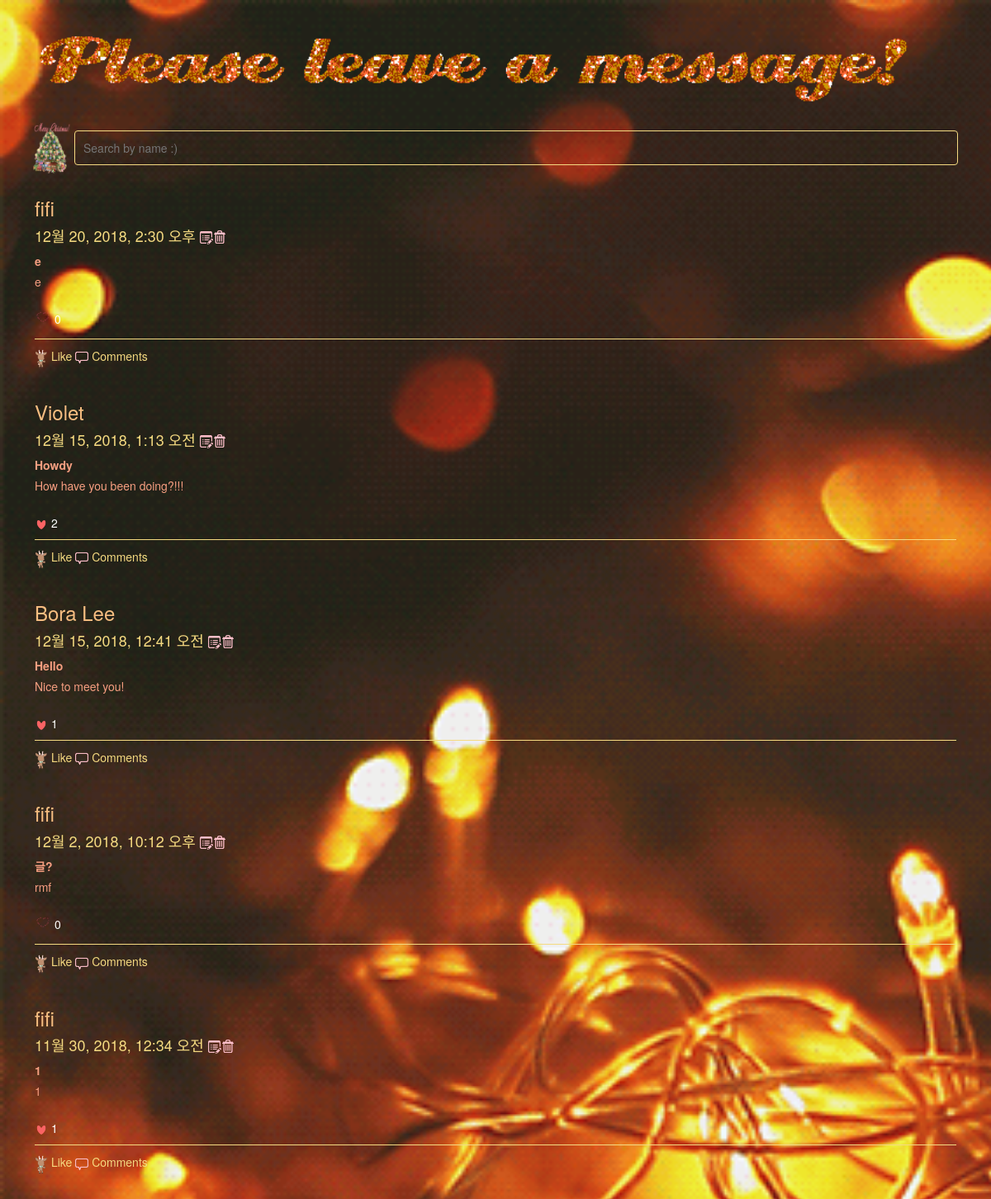
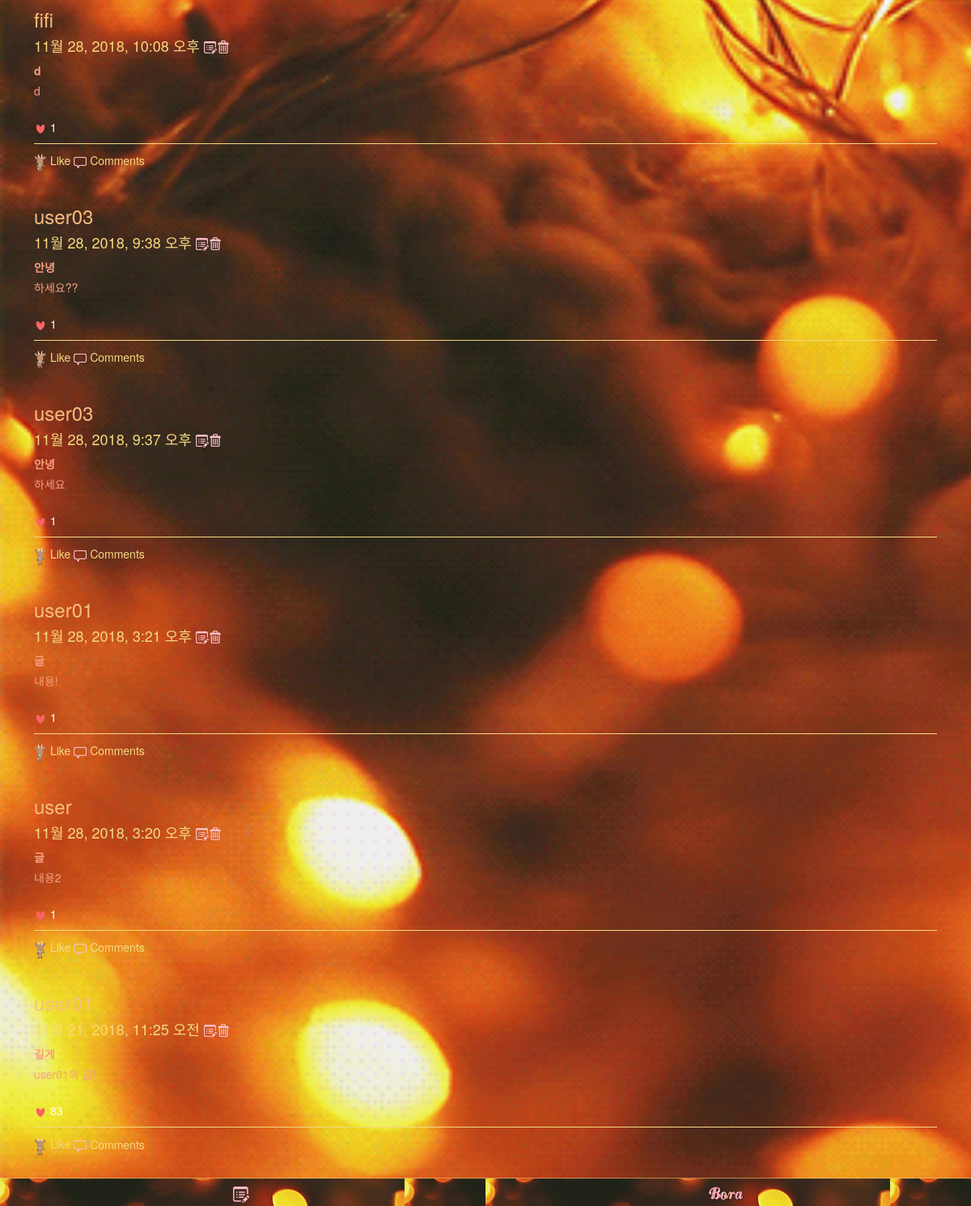
/main/, run on the app's committed database (2 pictures, top to bottom).
### facebook/models.py (models this page shows, shortened)
class Article(models.Model):
    author      = models.CharField(max_length=120)
    title       = models.CharField(max_length=120)
    text        = models.TextField()
    password    = models.CharField(max_length=120)
    total_like        = models.CharField(max_length=120)
    created_at  = models.DateTimeField(auto_now_add=True) #자동날짜
    like_user_set = models.ManyToManyField(settings.AUTH_USER_MODEL,
                                           blank=True,
                                           related_name='like_user_set',
                                           through='Like', default='')

### facebook/views.py (the view, shortened to what this page needs)
# urls.py: path('main/', newsfeed),
def newsfeed(request):
        articles = Article.objects.order_by('-created_at')
        return render(request, 'newsfeed.html', {'articles': articles})

### facebook/templates/newsfeed.html (shortened to what this page needs)
<!DOCTYPE html>
<html>
<head>
    <link rel="stylesheet" href="https://maxcdn.bootstrapcdn.com/bootstrap/3.3.7/css/bootstrap.min.css">
</head>
<body>
<div class="container">
    <div style="text-align: center; "><a href="/main/"><img src="/static/message_board.gif" style="width:100%;margin-left:10px;" ></a></div>
</div>
<div class="container" style="padding-left:25px;padding-right:25px;margin-top:20px;">
    <div class="btn1" style="display:inline-block;">
        <a href="/">
            <img src="/static/6.gif" width="48.4px" >
        </a>
    </div>
    <div class="search">
        <input type="text" style="width:100%;border-radius:4px; color:#F5DA81;" class="searchbar"  placeholder="Search by name :)" id="keyword" onkeyup="">
    </div>
</div>
<div class="container" style="padding-bottom:60px;">
    {% if  articles %}
    {% for feed in articles %}
    <div class="feed feed{{feed.pk}}">
        <h3 class="name" style="color:#F7BE81;">{{ feed.author }}</h3>
        <div class="date">
            <h4 data-pk="{{feed.pk}}">{{ feed.created_at }}
                <img src="/static/ic_edit.png" height="16px" class="modify_feed">
                <img src="/static/ic_delete.png" class="delete_feed" height="16px" style="margin-top:-0.2%; margin-left:-0.4%"></h4>
        </div>
        <a class="title">{{ feed.title }}</a>
        <p class="content" style="color:#F79F81;">{{ feed.text }}</p>
        <div style="height:15px;"></div>
        <div>
            {% if feed.total_like != '0' and feed.total_like != '' %}
            <img src="/static/redHeart.png" width="16px" class="img" id="img{{feed.pk}}">
            {% else %}
            <img src="/static/justHeart.gif" width="20px" class="img" id="img{{feed.pk}}">
            {% endif %}
            <div style="display:inline-block; color:white;">
                {{feed.total_like}}
            </div>
        </div>
        <div class="accessory">
            <div style="display:inline-block; color:#F5DA81;" class="like_btn" data-article="{{feed.pk}}" data-status="0">
                <img src="/static/like_icon.gif" width="16px" class="like_gray" > Like
            </div>
            <div class="cmt" style="display:inline-block;" >
                <img src="/static/ic_comment.png" width="16px" > Comments
            </div>
        </div>
    </div>
    {% endfor %}
    {% else %}
    <h1 style="color:#F5DA81; text-align:center;"> Sorry</br> There are no posts :(</h1><br/>
    <div style="text-align:center; margin-top:-3%;"><h5><a href="/main">Click back to the message board</a></h5></div>
    {% endif %}
</div>
<div class="footer" style="position:fixed;bottom:30px;background: transparent; z-index:5">
    <div class="tab1" style="background-image:url('/static/bgc.gif'); height:35px;">
        <img src="/static/ic_edit.png" width="20px" style="margin-top: 10px;" class="modal_write"> </div>
    <div class="tab2" style="background-image:url('/static/bgc.gif'); height:35px;">
        <a href="/#bora"><img src="/static/bora_lee.gif" style="margin-top:-1px; " height="34px" width=50px"></a>
    </div>
</div>
</body>
</html>

### facebook/templates/newsfeed.html (style rules this page uses)
* { box-sizing: border-box; margin: 0; padding: 0; position: relative; }
body { background-image: url('/static/bgc.gif'); -webkit-background-size: cover; -moz-background-size: cover; -o-background-size: cover; background-size: cover; }
.btn1 { position: absolute; z-index:10; width:48.4px; }
.search { padding-left:50px; margin-top:10px; width:-webkit-fill-available;      }
.searchbar { background-color: transparent; color:#F5DA81; border-radius: 4px; border: 1px solid #F5DA81; padding: 10px; }
.container { background-color: transparent;  }
.footer { border-top: 1px dotted #F5DA81; background-color: #F5DA81; height: 5px; text-align: center; position:relative; bottom: 0; left: 0; right: 0; }
.tab1 { float: left; width: 50%; }
.tab2 { float: left; width: 50%; }
.feed { background-color: transparent;   border-top: -5px solid #F5DA81; border-bottom: 1px solid transparent; margin: 7px 0; padding: 12px; margin-bottom:-1%; }
.date { color: #F5DA81; margin-bottom: 10px; }
.title { color: #F79F81; font-weight: 600; }
.content { margin-top: 5px; color:#F79F81; }
.accessory { border-top: 1px solid #F5DA81; padding-top:10px; margin-top:10px; color: #F5DA81; font-size: 14px; }

### data on the page
Article: author "fifi", created_at "12월 20, 2018, 2:30 오후", title "e", text "e", total_like "0"
Article: author "Violet", created_at "12월 15, 2018, 1:13 오전", title "Howdy", text "How have you been doing?!!!", total_like "2"
Article: author "Bora Lee", created_at "12월 15, 2018, 12:41 오전", title "Hello", text "Nice to meet you!", total_like "1"
Article: author "fifi", created_at "12월 2, 2018, 10:12 오후", title "글?", text "rmf", total_like "0"
Article: author "fifi", created_at "11월 30, 2018, 12:34 오전", title "1", text "1", total_like "1"
Article: author "fifi", created_at "11월 28, 2018, 10:08 오후", title "d", text "d", total_like "1"
Article: author "user03", created_at "11월 28, 2018, 9:38 오후", title "안녕", text "하세요??", total_like "1"
Article: author "user03", created_at "11월 28, 2018, 9:37 오후", title "안녕", text "하세요", total_like "1"
Article: author "user01", created_at "11월 28, 2018, 3:21 오후", title "글", text "내용!", total_like "1"
Article: author "user", created_at "11월 28, 2018, 3:20 오후", title "글", text "내용2", total_like "1"
Article: author "user01", created_at "11월 21, 2018, 11:25 오전", title "길게", text "user01의 글!", total_like "83"
